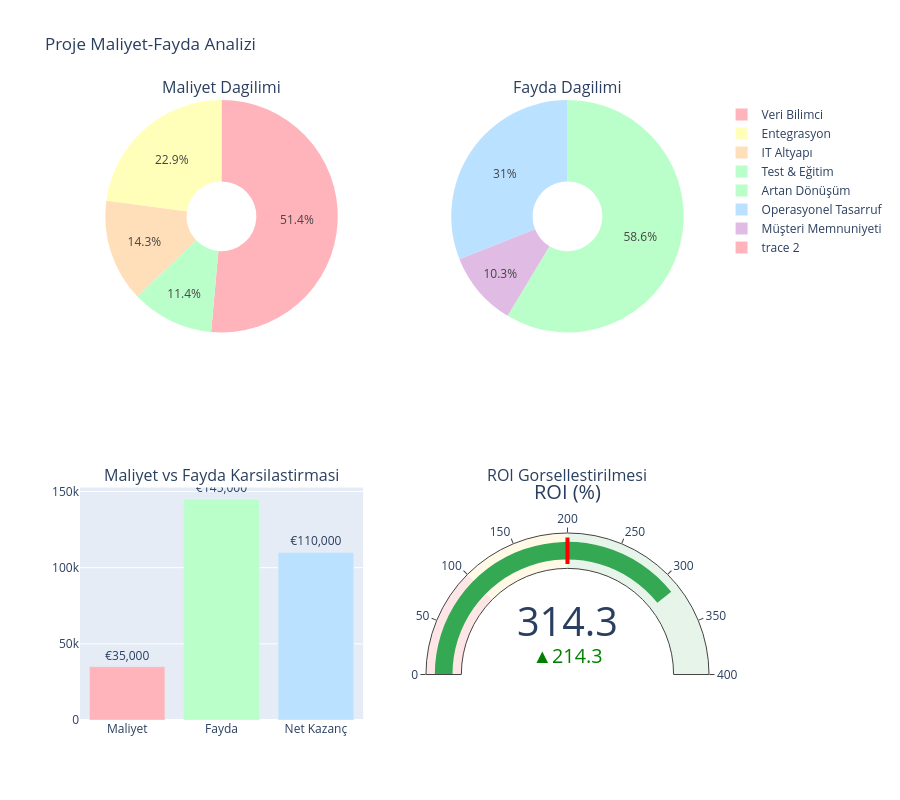

Notebook source saved alongside this figure:
### Markdown cell above
### 💰 **Maliyet-Fayda Analizi**

**YBS Perspektifi:** Her proje için ROI hesaplaması kritiktir.

#### 📉 Proje Maliyetleri (Tahmini)

| Maliyet Kalemi | Tutar (€) | Açıklama |
|----------------|-----------|----------|
| Veri Bilimci (3 ay) | 18,000 | Analiz, modelleme, deployment |
| IT Altyapısı | 5,000 | Sunucu, yazılım lisansları |
| Entegrasyon Maliyeti | 8,000 | CRM ve call center sistemi entegrasyonu |
| Test ve Eğitim | 4,000 | Kullanıcı eğitimi, pilot çalışma |
| **TOPLAM** | **35,000** | İlk yıl toplam yatırım |

#### 📈 Beklenen Faydalar (Yıllık)

| Fayda Kalemi | Tutar (€) | Hesaplama |
|--------------|-----------|-----------|
| Artan Dönüşümlerden Gelir | 85,000 | Ek 500 müşteri × €170 ortalama kazanç |
| Operasyonel Maliyet Tasarrufu | 45,000 | 50% daha az arama × €10 arama maliyeti |
| Müşteri Memnuniyeti Değeri | 15,000 | Azalan şikayet, artan sadakat |
| **TOPLAM FAYDA** | **145,000** | Yıllık toplam fayda |

#### 🎯 **ROI Hesaplaması**

### Code cell
# Maliyet-Fayda Analizi Hesaplaması

# Maliyetler
toplam_maliyet = 35000  # Euro
veri_bilimci_maliyeti = 18000
it_altyapi = 5000
entegrasyon = 8000
test_egitim = 4000

# Faydalar (Yıllık)
artan_donusum_geliri = 85000  # Euro
operasyonel_tasarruf = 45000
musteri_memnuniyeti_degeri = 15000
toplam_fayda = artan_donusum_geliri + operasyonel_tasarruf + musteri_memnuniyeti_degeri

# ROI Hesaplama
net_fayda = toplam_fayda - toplam_maliyet
roi = (net_fayda / toplam_maliyet) * 100
geri_odeme_suresi = toplam_maliyet / (toplam_fayda / 12)  # Ay cinsinden

print("💰 MALİYET-FAYDA ANALİZİ SONUÇLARI")
print("="*60)
print(f"📉 Toplam Proje Maliyeti    : €{toplam_maliyet:,}")
print(f"📈 Yıllık Toplam Fayda      : €{toplam_fayda:,}")
print(f"💵 Net Fayda (İlk Yıl)      : €{net_fayda:,}")
print(f"📊 ROI (Yatırım Getirisi)   : %{roi:.1f}")
print(f"⏱️  Geri Ödeme Süresi        : {geri_odeme_suresi:.1f} ay (~{geri_odeme_suresi/12:.2f} yıl)")
print("="*60)

# Görselleştirme
fig = make_subplots(
    rows=2, cols=2,
    subplot_titles=(
        'Maliyet Dagilimi', 
        'Fayda Dagilimi',
        'Maliyet vs Fayda Karsilastirmasi',
        'ROI Gorsellestirilmesi'
    ),
    specs=[
        [{"type": "pie"}, {"type": "pie"}],
        [{"type": "bar"}, {"type": "indicator"}]
    ]
)

# 1. Maliyet Dağılımı (Pie Chart)
fig.add_trace(
    go.Pie(
        labels=['Veri Bilimci', 'IT Altyapı', 'Entegrasyon', 'Test & Eğitim'],
        values=[veri_bilimci_maliyeti, it_altyapi, entegrasyon, test_egitim],
        marker_colors=['#FFB3BA', '#FFDFBA', '#FFFFBA', '#BAFFC9'],
        hole=0.3
    ),
    row=1, col=1
)

# 2. Fayda Dağılımı (Pie Chart)
fig.add_trace(
    go.Pie(
        labels=['Artan Dönüşüm', 'Operasyonel Tasarruf', 'Müşteri Memnuniyeti'],
        values=[artan_donusum_geliri, operasyonel_tasarruf, musteri_memnuniyeti_degeri],
        marker_colors=['#BAFFC9', '#BAE1FF', '#E0BBE4'],
        hole=0.3
    ),
    row=1, col=2
)

# 3. Maliyet vs Fayda (Bar Chart)
fig.add_trace(
    go.Bar(
        x=['Maliyet', 'Fayda', 'Net Kazanç'],
        y=[toplam_maliyet, toplam_fayda, net_fayda],
        marker_color=['#FFB3BA', '#BAFFC9', '#BAE1FF'],
        text=[f'€{toplam_maliyet:,}', f'€{toplam_fayda:,}', f'€{net_fayda:,}'],
        textposition='outside'
    ),
    row=2, col=1
)

# 4. ROI Göstergesi (Indicator)
fig.add_trace(
    go.Indicator(
        mode="gauge+number+delta",
        value=roi,
        title={'text': "ROI (%)"},
        delta={'reference': 100, 'increasing': {'color': "green"}},
        gauge={
            'axis': {'range': [0, 400]},
            'bar': {'color': "#34A853"},
            'steps': [
                {'range': [0, 100], 'color': "#FFE6E6"},
                {'range': [100, 200], 'color': "#FFF9E6"},
                {'range': [200, 400], 'color': "#E6F4EA"}
            ],
            'threshold': {
                'line': {'color': "red", 'width': 4},
                'thickness': 0.75,
                'value': 200
            }
        }
    ),
    row=2, col=2
)

fig.update_layout(
    title_text="Proje Maliyet-Fayda Analizi",
    height=800,
    showlegend=True
)

fig.show()

print("\n✅ SONUÇ:")
print("="*60)
if roi > 200:
    print("🎯 Proje son derece karlı! Yatırım öneriliyor.")
elif roi > 100:
    print("✅ Proje karlı. Yatırım yapılabilir.")
else:
    print("⚠️ Proje riskli. Ek analize ihtiyaç var.")
print("="*60)

### Figure 1 — Plotly figure (JSON) as saved in the notebook; plotly's stock layout.template omitted (floating-point values rounded to 4 significant figures)
{"data": [{"domain": {"x": [0, 0.45], "y": [0.625, 1]}, "hole": 0.3, "labels": ["Veri Bilimci", "IT Altyapı", "Entegrasyon", "Test & Eğitim"], "marker": {"colors": ["#FFB3BA", "#FFDFBA", "#FFFFBA", "#BAFFC9"]}, "type": "pie", "values": [18000, 5000, 8000, 4000]}, {"domain": {"x": [0.55, 1], "y": [0.625, 1]}, "hole": 0.3, "labels": ["Artan Dönüşüm", "Operasyonel Tasarruf", "Müşteri Memnuniyeti"], "marker": {"colors": ["#BAFFC9", "#BAE1FF", "#E0BBE4"]}, "type": "pie", "values": [85000, 45000, 15000]}, {"marker": {"color": ["#FFB3BA", "#BAFFC9", "#BAE1FF"]}, "text": ["€35,000", "€145,000", "€110,000"], "textposition": "outside", "type": "bar", "x": ["Maliyet", "Fayda", "Net Kazanç"], "xaxis": "x", "y": [35000, 145000, 110000], "yaxis": "y"}, {"delta": {"increasing": {"color": "green"}, "reference": 100}, "domain": {"x": [0.55, 1], "y": [0, 0.375]}, "gauge": {"axis": {"range": [0, 400]}, "bar": {"color": "#34A853"}, "steps": [{"color": "#FFE6E6", "range": [0, 100]}, {"color": "#FFF9E6", "range": [100, 200]}, {"color": "#E6F4EA", "range": [200, 400]}], "threshold": {"line": {"color": "red", "width": 4}, "thickness": 0.75, "value": 200}}, "mode": "gauge+number+delta", "title": {"text": "ROI (%)"}, "type": "indicator", "value": 314.3}], "layout": {"annotations": [{"font": {"size": 16}, "showarrow": false, "text": "Maliyet Dagilimi", "x": 0.225, "xanchor": "center", "xref": "paper", "y": 1, "yanchor": "bottom", "yref": "paper"}, {"font": {"size": 16}, "showarrow": false, "text": "Fayda Dagilimi", "x": 0.775, "xanchor": "center", "xref": "paper", "y": 1, "yanchor": "bottom", "yref": "paper"}, {"font": {"size": 16}, "showarrow": false, "text": "Maliyet vs Fayda Karsilastirmasi", "x": 0.225, "xanchor": "center", "xref": "paper", "y": 0.375, "yanchor": "bottom", "yref": "paper"}, {"font": {"size": 16}, "showarrow": false, "text": "ROI Gorsellestirilmesi", "x": 0.775, "xanchor": "center", "xref": "paper", "y": 0.375, "yanchor": "bottom", "yref": "paper"}], "height": 800, "showlegend": true, "title": {"text": "Proje Maliyet-Fayda Analizi"}, "xaxis": {"anchor": "y", "domain": [0, 0.45]}, "yaxis": {"anchor": "x", "domain": [0, 0.375]}}}
